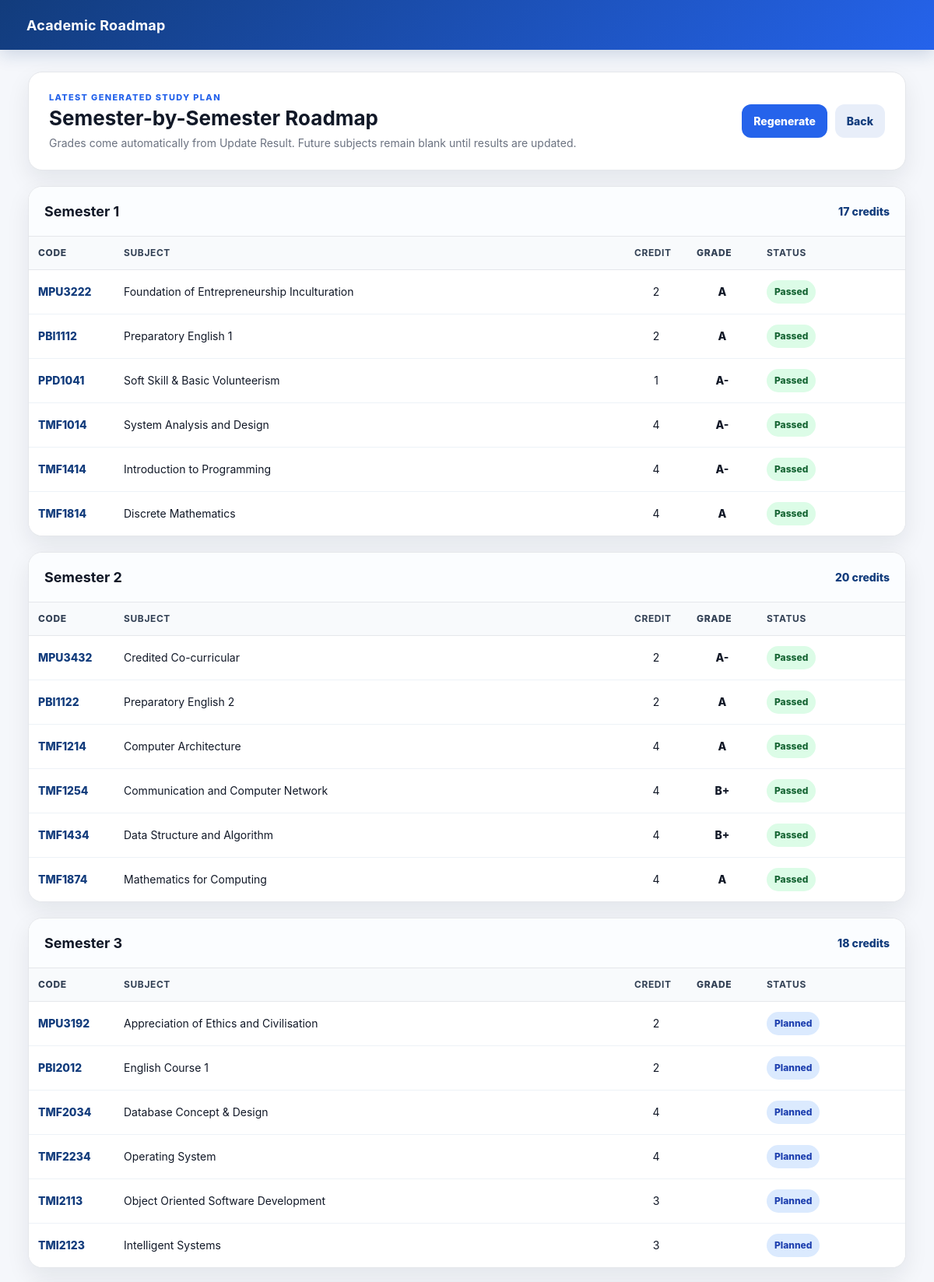
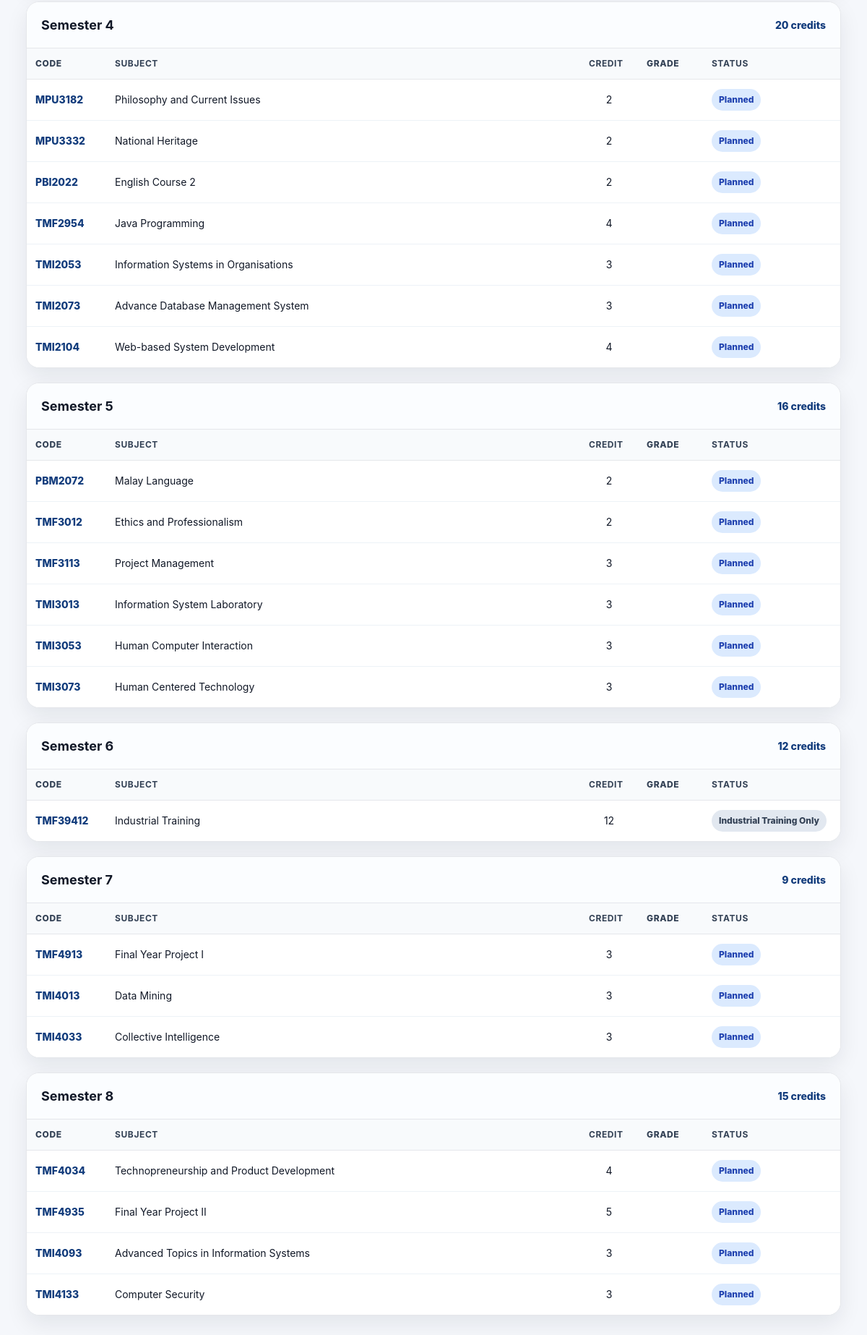
Page /study_plan (signed in) on the committed database (2 pictures, top to bottom).
### tables this page shows
CREATE TABLE study_plan (
    id INTEGER PRIMARY KEY AUTOINCREMENT,
    student_id INTEGER,
    semester INTEGER,
    course_code TEXT,
    status TEXT,
    FOREIGN KEY (student_id) REFERENCES students(id),
    FOREIGN KEY (course_code) REFERENCES courses(code)
);

### app.py (the view)
@app.route("/study_plan")
def study_plan():
    if "student_id" not in session:
        return redirect("/student_login")
    conn = get_db()
    student_id = session["student_id"]
    sync_student_current_semester(conn, student_id)
    conn.commit()
    plans = conn.execute("""
        SELECT sp.id, sp.semester, sp.course_code, c.name, c.credit, sp.status, r.grade
        FROM study_plan sp
        JOIN courses c ON c.code=sp.course_code
        LEFT JOIN (
            SELECT rr.course_code, rr.semester, rr.grade
            FROM results rr
            JOIN (
                SELECT course_code, semester, MAX(id) AS max_id
                FROM results
                WHERE student_id=?
                GROUP BY course_code, semester
            ) latest_attempt ON latest_attempt.max_id = rr.id
            WHERE rr.student_id=?
        ) r ON r.course_code=sp.course_code AND r.semester=sp.semester
        WHERE sp.student_id=?
        ORDER BY sp.semester, sp.id
    """, (student_id, student_id, student_id)).fetchall()
    semester_groups = OrderedDict()
    semester_totals = defaultdict(int)
    for p in plans:
        semester_groups.setdefault(p["semester"], []).append(p)
        if not str(p["status"]).startswith("Blocked"):
            semester_totals[p["semester"]] += int(p["credit"] or 0)
    conn.close()
    return render_template(
        "study_plan.html",
        semester_groups=semester_groups,
        semester_totals=semester_totals
    )

### app.py (called while the page is built, shortened)
def get_db():
    conn = sqlite3.connect(DATABASE)
    conn.row_factory = sqlite3.Row
    return conn

def absolute_semester(year_no, semester_no):
    return ((int(year_no) - 1) * 2) + int(semester_no)

def sync_student_current_semester(conn, student_id):
    student = conn.execute("""
        SELECT current_year, current_semester
        FROM students
        WHERE id=?
    """, (student_id,)).fetchone()
    if not student:
        return 1
    stored_sem = absolute_semester(
        student["current_year"],
        student["current_semester"]
    )
    latest_result_sem = conn.execute("""
        SELECT MAX(semester)
        FROM results
        WHERE student_id=?
    """, (student_id,)).fetchone()[0]
    if latest_result_sem is None:
        return stored_sem
    detected_sem = int(latest_result_sem) + 1
    return stored_sem

### templates/study_plan.html (shortened to what this page needs)
<!DOCTYPE html>
<html>
<head>
    <link rel="stylesheet" href="/static/css/style.css">
</head>
<body>
<nav>Academic Roadmap</nav>
<div class="app-shell single">
    <main class="main-content wide">
        <section class="page-header">
            <div>
                <p class="eyebrow">Latest Generated Study Plan</p>
                <h1>Semester-by-Semester Roadmap</h1>
                <p>Grades come automatically from Update Result. Future subjects remain blank until results are updated.</p>
            </div>
            <div class="action-row"><a href="/generate_plan" class="btn">Regenerate</a><a href="/dashboard" class="btn secondary">Back</a></div>
        </section>
        {% if semester_groups %}
            {% for sem, rows in semester_groups.items() %}
            <section class="card semester-block">
                <div class="semester-head">
                    <h2>{% if sem > 8 %}Extended Semester {{ sem }}{% else %}Semester {{ sem }}{% endif %}</h2>
                    <span>{{ semester_totals[sem] }} credits</span>
                </div>
                <div class="clean-table-wrap">
                    <table class="clean-table fixed">
                        <thead>
                            <tr><th class="code-col">Code</th><th>Subject</th><th class="credit-col">Credit</th><th class="grade-col">Grade</th><th class="status-col">Status</th></tr>
                        </thead>
                        <tbody>
                        {% for row in rows %}
                        <tr>
                            <td class="code-col">{{ row.course_code }}</td>
                            <td>{{ row.name }}</td>
                            <td class="credit-col">{{ row.credit }}</td>
                            <td class="grade-col">{{ row.grade if row.grade else '' }}</td>
                            <td class="status-col"><span class="status-badge {{ row.status|lower|replace(' ', '-')|replace('---','-') }}">{{ row.status }}</span></td>
                        </tr>
                        {% endfor %}
                        </tbody>
                    </table>
                </div>
            </section>
            {% endfor %}
        {% else %}
            <section class="card empty-state">No study plan generated yet. Go to Generate Smart Study Plan first.</section>
        {% endif %}
    </main>
</div>
</body>
</html>

### static/css/style.css (style rules this page uses)
:root { --primary:#123c7c; --primary-2:#2563eb; --bg:#f5f7fb; --card:#ffffff; --text:#111827; --muted:#6b7280; --border:#e5e7eb; --shadow:0 12px 30px rgba(15,23,42,.08); --radius:18px; }
* { box-sizing:border-box; margin:0; padding:0; font-family:Inter,Segoe UI,Arial,sans-serif; }
body { background:var(--bg); color:var(--text); font-size:14px; line-height:1.5; }
nav { height:64px; background:linear-gradient(135deg,var(--primary),var(--primary-2)); color:white; display:flex; align-items:center; padding:0 34px; font-size:18px; font-weight:700; letter-spacing:.2px; box-shadow:0 6px 22px rgba(18,60,124,.18); }
a { text-decoration:none; color:inherit; }
.app-shell { width:94%; max-width:1280px; margin:28px auto; display:flex; gap:22px; align-items:flex-start; }
.app-shell.single { display:block; }
.main-content { flex:1; min-width:0; }
.main-content.wide { max-width:1180px; margin:0 auto; }
.page-header { background:var(--card); border:1px solid var(--border); border-radius:var(--radius); padding:24px 26px; margin-bottom:20px; display:flex; justify-content:space-between; align-items:center; gap:16px; box-shadow:var(--shadow); }
.page-header h1 { font-size:26px; line-height:1.2; margin:2px 0 6px; }
.page-header p { color:var(--muted); }
.eyebrow { text-transform:uppercase; letter-spacing:.12em; font-size:11px; font-weight:800; color:var(--primary-2)!important; }
.card { background:var(--card); border:1px solid var(--border); border-radius:var(--radius); padding:22px; margin-bottom:20px; box-shadow:var(--shadow); }
.card h2 { font-size:18px; margin-bottom:8px; }
.btn { display:inline-flex; align-items:center; justify-content:center; border:0; border-radius:12px; background:var(--primary-2); color:white; font-weight:800; padding:11px 15px; cursor:pointer; transition:.18s; font-size:14px; }
.btn.secondary { background:#e8eef9; color:var(--primary); }
.action-row { display:flex; gap:10px; align-items:center; }
.clean-table-wrap { width:100%; overflow-x:auto; border:1px solid var(--border); border-radius:14px; }
.clean-table { width:100%; border-collapse:collapse; background:white; table-layout:auto; }
.clean-table.fixed { table-layout:fixed; }
.clean-table th { background:#f8fafc; color:#334155; text-align:left; font-size:12px; text-transform:uppercase; letter-spacing:.05em; padding:12px; border-bottom:1px solid var(--border); white-space:nowrap; }
.clean-table td { padding:13px 12px; border-bottom:1px solid #edf2f7; vertical-align:middle; }
.clean-table tr:last-child td { border-bottom:0; }
.code-col { width:110px; font-weight:800; color:#123c7c; }
.credit-col { width:80px; text-align:center; }
.grade-col { width:90px; text-align:center; font-weight:800; }
.status-col { width:190px; text-align:left; }
.status-badge { display:inline-flex; align-items:center; border-radius:999px; padding:6px 10px; font-size:12px; font-weight:800; white-space:nowrap; background:#e2e8f0; color:#334155; }
.status-badge.passed { background:#dcfce7; color:#166534; }
.status-badge.planned, .status-badge.planned-elective { background:#dbeafe; color:#1e40af; }
.semester-block { padding:0; overflow:hidden; }
.semester-head { display:flex; justify-content:space-between; align-items:center; padding:18px 20px; border-bottom:1px solid var(--border); background:#fbfdff; }
.semester-head h2 { margin:0; }
.semester-head span { font-weight:800; color:var(--primary); }
.semester-block .clean-table-wrap { border:0; border-radius:0; }

### rows in the picture
study_plan: course_code "MPU3222", name "Foundation of Entrepreneurship Inculturation", credit "2", grade "A", status "Passed"
study_plan: course_code "PBI1112", name "Preparatory English 1", credit "2", grade "A", status "Passed"
study_plan: course_code "PPD1041", name "Soft Skill & Basic Volunteerism", credit "1", grade "A-", status "Passed"
study_plan: course_code "TMF1014", name "System Analysis and Design", credit "4", grade "A-", status "Passed"
study_plan: course_code "TMF1414", name "Introduction to Programming", credit "4", grade "A-", status "Passed"
study_plan: course_code "TMF1814", name "Discrete Mathematics", credit "4", grade "A", status "Passed"
study_plan: course_code "MPU3432", name "Credited Co-curricular", credit "2", grade "A-", status "Passed"
study_plan: course_code "PBI1122", name "Preparatory English 2", credit "2", grade "A", status "Passed"
study_plan: course_code "TMF1214", name "Computer Architecture", credit "4", grade "A", status "Passed"
study_plan: course_code "TMF1254", name "Communication and Computer Network", credit "4", grade "B+", status "Passed"
study_plan: course_code "TMF1434", name "Data Structure and Algorithm", credit "4", grade "B+", status "Passed"
study_plan: course_code "TMF1874", name "Mathematics for Computing", credit "4", grade "A", status "Passed"
study_plan: course_code "MPU3192", name "Appreciation of Ethics and Civilisation", credit "2", status "Planned"
study_plan: course_code "PBI2012", name "English Course 1", credit "2", status "Planned"
study_plan: course_code "TMF2034", name "Database Concept & Design", credit "4", status "Planned"
study_plan: course_code "TMF2234", name "Operating System", credit "4", status "Planned"
study_plan: course_code "TMI2113", name "Object Oriented Software Development", credit "3", status "Planned"
study_plan: course_code "TMI2123", name "Intelligent Systems", credit "3", status "Planned"
study_plan: course_code "MPU3182", name "Philosophy and Current Issues", credit "2", status "Planned"
study_plan: course_code "MPU3332", name "National Heritage", credit "2", status "Planned"
study_plan: course_code "PBI2022", name "English Course 2", credit "2", status "Planned"
study_plan: course_code "TMF2954", name "Java Programming", credit "4", status "Planned"
study_plan: course_code "TMI2053", name "Information Systems in Organisations", credit "3", status "Planned"
study_plan: course_code "TMI2073", name "Advance Database Management System", credit "3", status "Planned"
study_plan: course_code "TMI2104", name "Web-based System Development", credit "4", status "Planned"
study_plan: course_code "PBM2072", name "Malay Language", credit "2", status "Planned"
study_plan: course_code "TMF3012", name "Ethics and Professionalism", credit "2", status "Planned"
study_plan: course_code "TMF3113", name "Project Management", credit "3", status "Planned"
study_plan: course_code "TMI3013", name "Information System Laboratory", credit "3", status "Planned"
study_plan: course_code "TMI3053", name "Human Computer Interaction", credit "3", status "Planned"
study_plan: course_code "TMI3073", name "Human Centered Technology", credit "3", status "Planned"
study_plan: course_code "TMF39412", name "Industrial Training", credit "12", status "Industrial Training Only"
study_plan: course_code "TMF4913", name "Final Year Project I", credit "3", status "Planned"
study_plan: course_code "TMI4013", name "Data Mining", credit "3", status "Planned"
study_plan: course_code "TMI4033", name "Collective Intelligence", credit "3", status "Planned"
study_plan: course_code "TMF4034", name "Technopreneurship and Product Development", credit "4", status "Planned"
study_plan: course_code "TMF4935", name "Final Year Project II", credit "5", status "Planned"
study_plan: course_code "TMI4093", name "Advanced Topics in Information Systems", credit "3", status "Planned"
study_plan: course_code "TMI4133", name "Computer Security", credit "3", status "Planned"

### other values in the picture
{{ sem }} "1" "2" "3" "4" "5" "6" "7" "8"
{{ semester_totals[sem] }} "17" "20" "18" "20" "16" "12" "9" "15"
